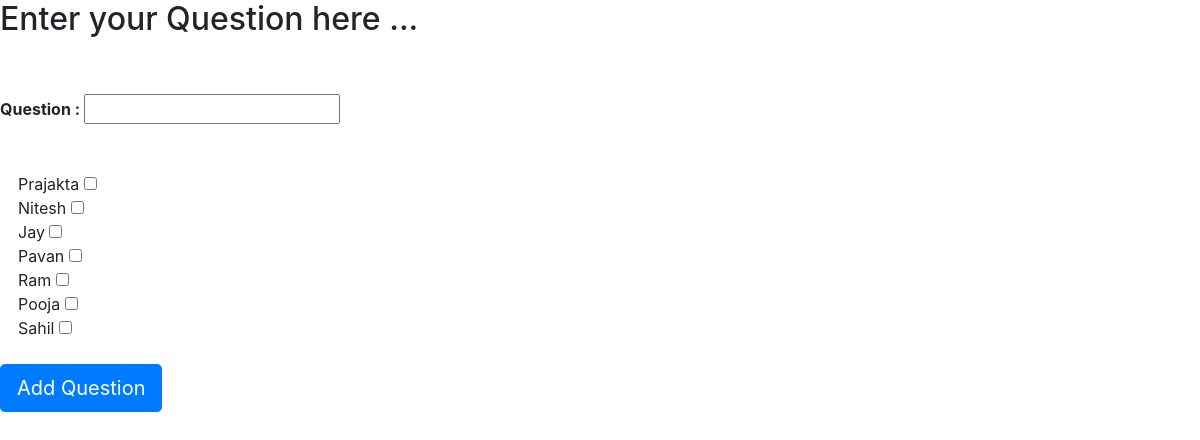
/addque, run on the app's committed database.
### stackapp.py (models this page shows)
class User(db.Model):
    id = db.Column(db.Integer , primary_key = True)
    name = db.Column(db.String(100))
    question = db.relationship('Question' , backref = 'user')
    answer1 = db.relationship('Answer' , backref = 'user')
    def __repr__(self):
        return self.name

### stackapp.py (the view)
@app.route('/addque' , methods = ['GET' , 'POST'])
def addque_view():
    user = User.query.all()
    que = Question.query.get('ques')
    u_user = request.form.get('user')
    f_user = User.query.filter_by(name = u_user).first()
    if request.method == 'POST':
            que = Question(que = request.form.get('question'), user = f_user)
            db.session.add(que)
            db.session.commit()
            return redirect('/stack')
    return render_template('create_que.html' , user = user , ques = que )

### templates/create_que.html (shortened to what this page needs)
<!DOCTYPE html>
<html lang="en" dir="ltr">
  <head>
    <link rel="stylesheet" href="https://maxcdn.bootstrapcdn.com/bootstrap/4.0.0/css/bootstrap.min.css">
  </head>
  <body>
    <h2> Enter your Question here ...</h2><br>
    <form class="" action="" method="POST"> <br>
    <b> Question : </b> <input type="text" name="question" value=""> <br><br>
      {% for x in user %}
        <lable class = "container"> <br> &nbsp&nbsp&nbsp {{x}}
          <input type="checkbox" name="user" value={{x}}>
        </lable>
      {% endfor %}
      <br><br>
      <button type="submit" class="btn btn-primary btn-lg" name="button"> Add Question </button>
  </body>
</html>

### data on the page
User: name "Prajakta"
User: name "Nitesh"
User: name "Jay"
User: name "Pavan"
User: name "Ram"
User: name "Pooja"
User: name "Sahil"
